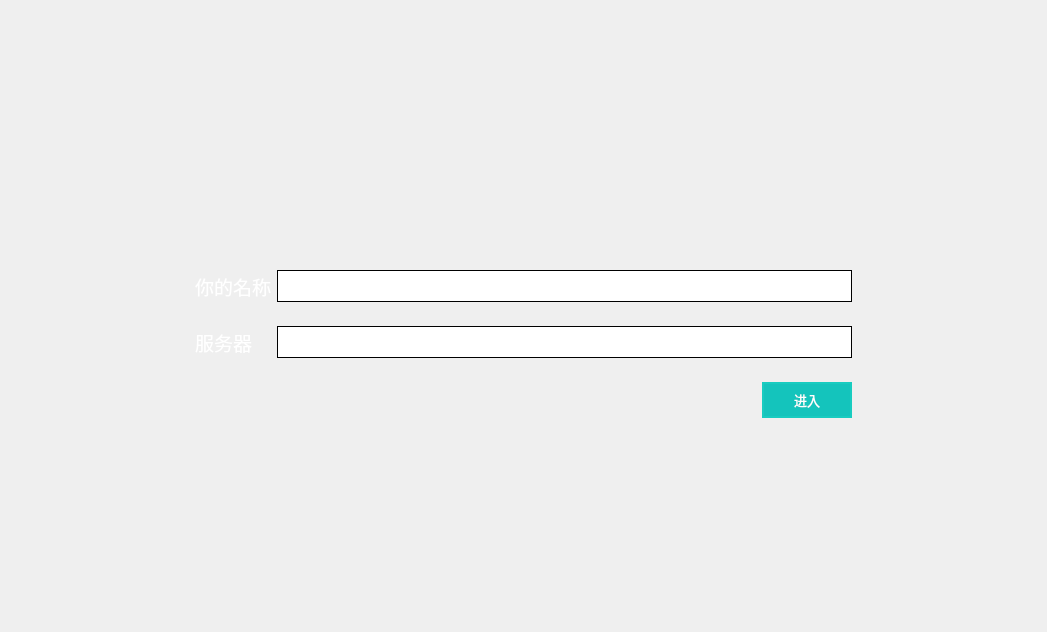
<?xml version="1.0" encoding="UTF-8"?>
<ui version="4.0">
 <class>Mainpage</class>
 <widget class="QWidget" name="Mainpage">
  <property name="geometry">
   <rect>
    <x>0</x>
    <y>0</y>
    <width>1047</width>
    <height>632</height>
   </rect>
  </property>
  <property name="windowTitle">
   <string>Form</string>
  </property>
  <layout class="QVBoxLayout" name="verticalLayout" stretch="0,0,0,0,0">
   <property name="leftMargin">
    <number>64</number>
   </property>
   <property name="topMargin">
    <number>64</number>
   </property>
   <property name="rightMargin">
    <number>64</number>
   </property>
   <property name="bottomMargin">
    <number>64</number>
   </property>
   <item>
    <spacer name="verSpacerTop">
     <property name="orientation">
      <enum>Qt::Vertical</enum>
     </property>
     <property name="sizeHint" stdset="0">
      <size>
       <width>20</width>
       <height>40</height>
      </size>
     </property>
    </spacer>
   </item>
   <item>
    <layout class="QHBoxLayout" name="horLayoutRoles">
     <property name="spacing">
      <number>24</number>
     </property>
     <item>
      <spacer name="horSpacerLeft">
       <property name="orientation">
        <enum>Qt::Horizontal</enum>
       </property>
       <property name="sizeHint" stdset="0">
        <size>
         <width>40</width>
         <height>20</height>
        </size>
       </property>
      </spacer>
     </item>
     <item>
      <widget class="QPushButton" name="btnLeft">
       <property name="sizePolicy">
        <sizepolicy hsizetype="Preferred" vsizetype="Preferred">
         <horstretch>0</horstretch>
         <verstretch>0</verstretch>
        </sizepolicy>
       </property>
       <property name="minimumSize">
        <size>
         <width>71</width>
         <height>0</height>
        </size>
       </property>
       <property name="maximumSize">
        <size>
         <width>71</width>
         <height>16777215</height>
        </size>
       </property>
       <property name="focusPolicy">
        <enum>Qt::NoFocus</enum>
       </property>
       <property name="styleSheet">
        <string notr="true">QPushButton {
	border: none;
}
:hover {
	background: rgba(255,255,255,20);
}
:pressed {
	background: rgba(0,0,0,20);
}</string>
       </property>
       <property name="text">
        <string/>
       </property>
       <property name="icon">
        <iconset resource="../src.qrc">
         <normaloff>:/icon/src/arrowLeft.png</normaloff>:/icon/src/arrowLeft.png</iconset>
       </property>
       <property name="iconSize">
        <size>
         <width>71</width>
         <height>80</height>
        </size>
       </property>
      </widget>
     </item>
     <item>
      <widget class="RoleDisplay" name="widgetRoles" native="true"/>
     </item>
     <item>
      <widget class="QPushButton" name="btnRight">
       <property name="sizePolicy">
        <sizepolicy hsizetype="Preferred" vsizetype="Preferred">
         <horstretch>0</horstretch>
         <verstretch>0</verstretch>
        </sizepolicy>
       </property>
       <property name="minimumSize">
        <size>
         <width>71</width>
         <height>0</height>
        </size>
       </property>
       <property name="maximumSize">
        <size>
         <width>71</width>
         <height>16777215</height>
        </size>
       </property>
       <property name="focusPolicy">
        <enum>Qt::NoFocus</enum>
       </property>
       <property name="styleSheet">
        <string notr="true">QPushButton {
	border: none;
}
:hover {
	background: rgba(255,255,255,20);
}
:pressed {
	background: rgba(0,0,0,20);
}</string>
       </property>
       <property name="text">
        <string/>
       </property>
       <property name="icon">
        <iconset resource="../src.qrc">
         <normaloff>:/icon/src/arrowRight.png</normaloff>:/icon/src/arrowRight.png</iconset>
       </property>
       <property name="iconSize">
        <size>
         <width>71</width>
         <height>80</height>
        </size>
       </property>
      </widget>
     </item>
     <item>
      <spacer name="horSpacerRight">
       <property name="orientation">
        <enum>Qt::Horizontal</enum>
       </property>
       <property name="sizeHint" stdset="0">
        <size>
         <width>40</width>
         <height>20</height>
        </size>
       </property>
      </spacer>
     </item>
    </layout>
   </item>
   <item>
    <spacer name="verSpacerMid">
     <property name="orientation">
      <enum>Qt::Vertical</enum>
     </property>
     <property name="sizeType">
      <enum>QSizePolicy::Fixed</enum>
     </property>
     <property name="sizeHint" stdset="0">
      <size>
       <width>20</width>
       <height>30</height>
      </size>
     </property>
    </spacer>
   </item>
   <item>
    <layout class="QHBoxLayout" name="horLayoutEdit" stretch="1,5,1">
     <item>
      <spacer name="horSpacerEditLeft">
       <property name="orientation">
        <enum>Qt::Horizontal</enum>
       </property>
       <property name="sizeHint" stdset="0">
        <size>
         <width>40</width>
         <height>20</height>
        </size>
       </property>
      </spacer>
     </item>
     <item>
      <layout class="QGridLayout" name="gridLayout">
       <property name="verticalSpacing">
        <number>24</number>
       </property>
       <item row="0" column="0">
        <widget class="QLabel" name="labelName">
         <property name="font">
          <font>
           <pointsize>14</pointsize>
          </font>
         </property>
         <property name="styleSheet">
          <string notr="true">color: white;</string>
         </property>
         <property name="text">
          <string>你的名称</string>
         </property>
        </widget>
       </item>
       <item row="1" column="0">
        <widget class="QLabel" name="labelServ">
         <property name="font">
          <font>
           <pointsize>14</pointsize>
          </font>
         </property>
         <property name="styleSheet">
          <string notr="true">color: white;</string>
         </property>
         <property name="text">
          <string>服务器</string>
         </property>
        </widget>
       </item>
       <item row="1" column="1">
        <widget class="QLineEdit" name="editServ">
         <property name="minimumSize">
          <size>
           <width>0</width>
           <height>32</height>
          </size>
         </property>
         <property name="font">
          <font>
           <pointsize>14</pointsize>
          </font>
         </property>
         <property name="styleSheet">
          <string notr="true">border: 1px solid black;</string>
         </property>
        </widget>
       </item>
       <item row="0" column="1">
        <widget class="QLineEdit" name="editName">
         <property name="minimumSize">
          <size>
           <width>0</width>
           <height>32</height>
          </size>
         </property>
         <property name="font">
          <font>
           <pointsize>14</pointsize>
          </font>
         </property>
         <property name="styleSheet">
          <string notr="true">border: 1px solid black;</string>
         </property>
        </widget>
       </item>
       <item row="2" column="1">
        <layout class="QHBoxLayout" name="horLayoutEnter">
         <item>
          <spacer name="horSpacerEnter">
           <property name="orientation">
            <enum>Qt::Horizontal</enum>
           </property>
           <property name="sizeHint" stdset="0">
            <size>
             <width>40</width>
             <height>20</height>
            </size>
           </property>
          </spacer>
         </item>
         <item>
          <widget class="QPushButton" name="btnEnter">
           <property name="minimumSize">
            <size>
             <width>0</width>
             <height>32</height>
            </size>
           </property>
           <property name="font">
            <font>
             <pointsize>10</pointsize>
            </font>
           </property>
           <property name="styleSheet">
            <string notr="true">QPushButton{
	color: #FFFFFF;
	background-color: rgb(20,196,188);
	border: 2px solid rgb(24, 204, 192);
	padding: 6px 30px;
}

:hover{
	background-color: rgb(22,218,208);
}
:pressed{
	background-color: rgb(17,171,164);
}</string>
           </property>
           <property name="text">
            <string>进入</string>
           </property>
          </widget>
         </item>
        </layout>
       </item>
      </layout>
     </item>
     <item>
      <spacer name="horSpacerEditRight">
       <property name="orientation">
        <enum>Qt::Horizontal</enum>
       </property>
       <property name="sizeHint" stdset="0">
        <size>
         <width>40</width>
         <height>20</height>
        </size>
       </property>
      </spacer>
     </item>
    </layout>
   </item>
   <item>
    <spacer name="verSpacerBottom">
     <property name="orientation">
      <enum>Qt::Vertical</enum>
     </property>
     <property name="sizeHint" stdset="0">
      <size>
       <width>20</width>
       <height>40</height>
      </size>
     </property>
    </spacer>
   </item>
  </layout>
 </widget>
 <customwidgets>
  <customwidget>
   <class>RoleDisplay</class>
   <extends>QWidget</extends>
   <header>Mainpage/roledisplay.h</header>
   <container>1</container>
  </customwidget>
 </customwidgets>
 <resources>
  <include location="../src.qrc"/>
 </resources>
 <connections/>
</ui>
